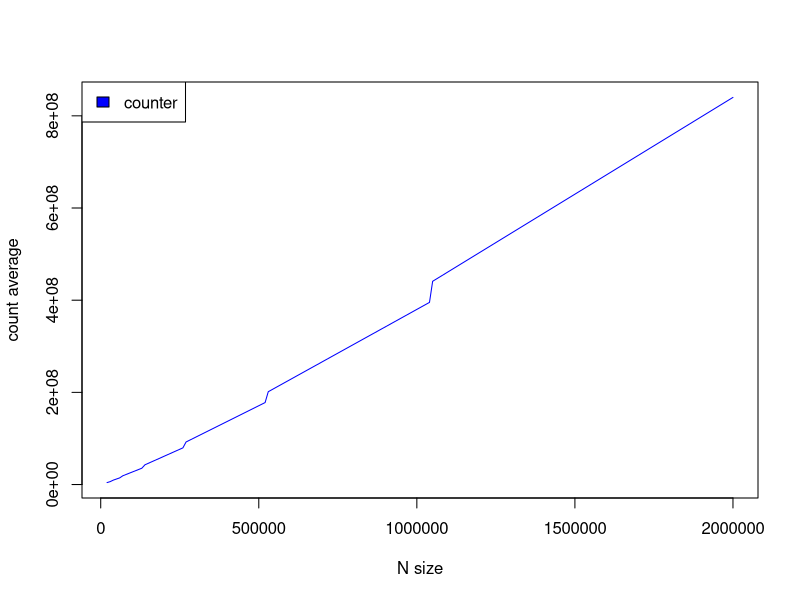
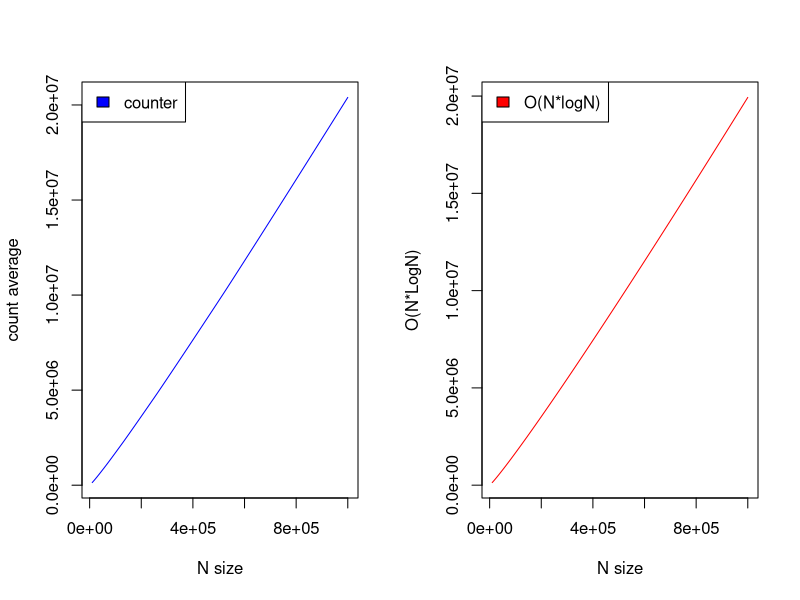
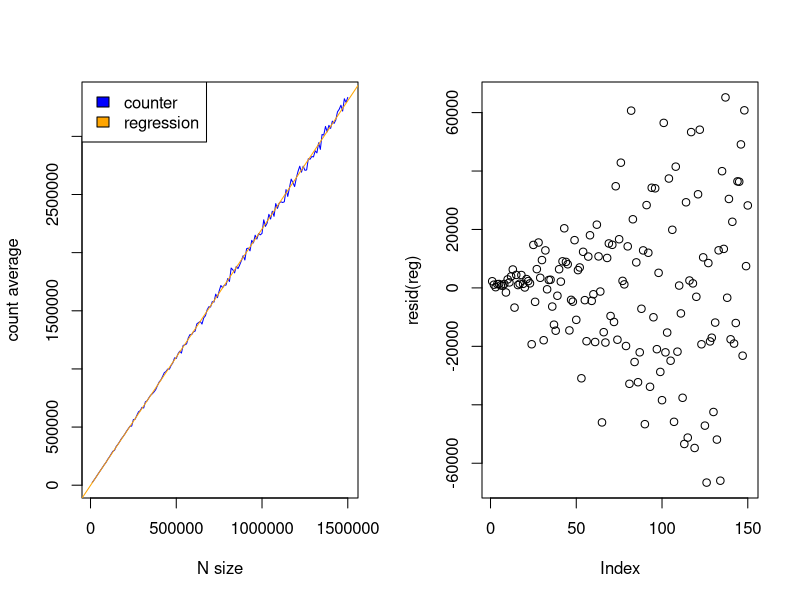
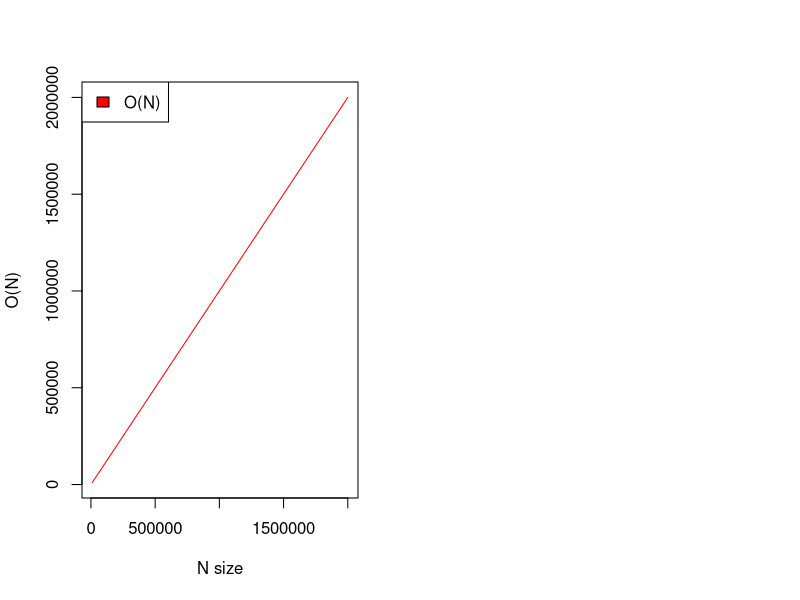

Source code (R) for these figures, in order:
# Problem 1
home = setwd(Sys.getenv("HOME"));
fpath = file.path(home);
setwd(fpath)

dataNLogNAverage <- read.csv(file = 'test.csv')

head(dataNLogNAverage)
names(dataNLogNAverage)[names(dataNLogNAverage) == "X10000"] <- "N"
names(dataNLogNAverage)[names(dataNLogNAverage) == "X1820000"] <- "counts"
head(dataNLogNAverage)


plot(x=dataNLogNAverage$N, y=dataNLogNAverage$counts, type = "l", xlab = "N size", ylab = "count average", col="blue")
reg <- lm(counts~N, data = dataNLogNAverage)
legend("topleft",c("counter"),fill=c("blue"))

dataNLogNAverage <- read.csv(file = 'dataNLogNAverage.csv')

head(dataNLogNAverage)
names(dataNLogNAverage)[names(dataNLogNAverage) == "X0"] <- "N"
names(dataNLogNAverage)[names(dataNLogNAverage) == "X0.1"] <- "counts"
head(dataNLogNAverage)

dataNLogN <- read.csv(file = 'dataNLogN.csv')

head(dataNLogN)
names(dataNLogN)[names(dataNLogN) == "X0"] <- "N"
names(dataNLogN)[names(dataNLogN) == "X0.0"] <- "NlogN"
head(dataNLogN)

par(mfrow = c(1, 2))
plot(x=dataNLogNAverage$N, y=dataNLogNAverage$counts, type = "l", xlab = "N size", ylab = "count average", col="blue")
reg <- lm(counts~N, data = dataNLogNAverage)
legend("topleft",c("counter"),fill=c("blue"))
#abline(reg, col="orange")
summary(reg)
#legend("topleft",c("regression","counter"),fill=c("orange","blue"))


# Estimate = lm(dataNLogNAverage$counts ~ dataNLogNAverage$N)
# logEstimate = lm(dataNLogN$NlogN ~ dataNLogN$N)

# plot(dataNLogNAverage$N,predict(Estimate),type='l',col='blue')
#lines(dataNLogN$N,predict(logEstimate),col='red')
# points(dataNLogNAverage$N,dataNLogNAverage$counts)

# summary(Estimate)

plot(x=dataNLogN$N, y=dataNLogN$NlogN, type = "l", xlab = "N size", ylab = "O(N*LogN)", col="red")
legend("topleft",c("O(N*logN)"),fill=c("red"))


# Problem 2

dataNAverage <- read.csv(file = 'dataNAverage.csv')

head(dataNAverage)
names(dataNAverage)[names(dataNAverage) == "X0"] <- "N"
names(dataNAverage)[names(dataNAverage) == "X0.1"] <- "counts"
head(dataNAverage)

dataN <- read.csv(file = 'dataN.csv')

head(dataN)
names(dataN)[names(dataN) == "X0"] <- "N"
names(dataN)[names(dataN) == "X0.1"] <- "cN"
head(dataN)

par(mfrow = c(1, 2))
plot(x=dataNAverage$N, y=dataNAverage$counts, type = "l", xlab = "N size", ylab = "count average", col="blue")
reg<-lm(counts ~ N, data = dataNAverage)
#coeff=coefficients(reg)
#eq = paste0("y = ", round(coeff[2],1), "*x ", round(coeff[1],1))
abline(reg, col="orange")
legend("topleft",c("counter", "regression"),fill=c("blue","orange"))
resid(reg)
plot(resid(reg))
summary(reg)

plot(x=dataN$N, y=dataN$cN, type = "l", xlab = "N size", ylab = "O(N)", col="red")
legend("topleft",c("O(N)"),fill=c("red"))
